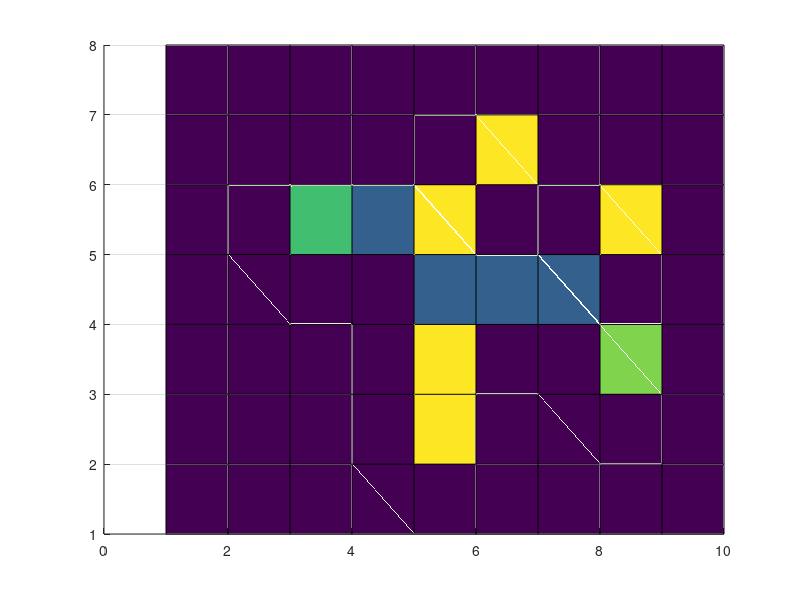

Write the MATLAB code that produced this figure.
% Simple test to attempt to get A star to work with one obstacle

%Create a "grid" of obstacles. 0 for no obstacle. 1 fo obstacle
clear all
close all

start_pos = [2,4]; %start position x,y
desired_end = [7, 2]; %desired end position

% obstacles = [0 0 0 0 0 0 0 0 0; %6
%              0 0 0 0 0 0 0 0 0; %5
%              0 0 0 0 1 0 0 0 0; %4
%              0 0 0 0 1 0 0 0 0; %3 
%              0 0 0 0 1 0 0 0 0; %2
%              0 0 0 0 0 0 0 0 0; %1
%              0 0 0 0 0 0 0 0 0]; %0 index
%            % 0 1 2 3 4 5 6 7 8

obstacles = [0 0 0 0 0 0 0 0 0; %6
             0 0 0 0 1 0 0 0 0; %5
             0 0 0 0 1 0 0 0 0; %4
             0 0 0 0 0 0 0 0 0; %3 
             0 0 0 0 1 0 0 1 0; %2
             0 0 0 0 0 1 0 0 0; %1
             0 0 0 0 0 0 0 0 0]; %0 index
           % 0 1 2 3 4 5 6 7 8

        
grid_cells = cell(size(obstacles));

x_add = [0 1 1 1 0 -1 -1 -1];
y_add = [1 1 0 -1 -1 -1 0 1];

open_list=cell(1,1); %initialize open_list as a cell structure
open_list{1,1}(1,1)=-1; %parent x
open_list{1,1}(2,1) = -1; %parent y
open_list{1,1}(3,1) = start_pos(1); %set intial x node in open list
open_list{1,1}(4,1) = start_pos(2); %set y position
open_list{1,1}(5,1) = 0; %g
open_list{1,1}(6,1) = 0;  %h
open_list{1,1}(7,1) = open_list{1,1}(5,1)+open_list{1,1}(6,1); %f score

closed_list = cell(0,1); %creat empty closed list

extract = @(C, k) cellfun(@(c)c(k), C) ; %function to extract element out of cell
solution_found = 0; %initialize our solution found flag


while isempty(open_list) == 0
    f_all = extract(open_list,7); %this is where we store our "f" value for each node
    [lowest_f low_idx] = min(f_all); %find minimum f value
    q = open_list{low_idx,1}; %make our new node to explore to be q
    open_list(low_idx,:) = []; %pop q off open list
    

    %generate q's 8 successors and set parents to q
    successors=cell(1,0); %initialize as cell
    for i=1:8
        
        successors{i,1}(1) = q(3); %set parent's x position in our new node
        successors{i,1}(2) = q(4); %set parent's y position in our new node
        successors{i,1}(3) = q(3)+x_add(i); %set successors x position
        successors{i,1}(4) = q(4)+y_add(i); %set successors y position
                        
        %check to see if successor is goal
        if (successors{i,1}(3) == desired_end(1)) && (successors{i,1}(4) == desired_end(2))
            solution_found = 1; %we got to our goal
            break;
        end

        
        %check to see if successor is an obstacle:
        %if it is, make the g score HUGE...if not assign g-score
        %note that we have to reverse y (row) indexing b/c our y axis
        %goes up and the matlab indexing scheme goes from top to bottom
        if obstacles(size(obstacles,1)-successors{i,1}(4),successors{i,1}(3)+1) == 1
            successors{i,1}(5) = q(5) + 1000000; % arbitrarily large number
        else
            %SPEED UP IDEA: just leave these as squared w/o taking
            %the square root
            %this is where you can put more weight on kinematically
            %infeasible motions
            successors{i,1}(5) = q(5) + sqrt((q(3)-successors{i,1}(3))^2 ...
                                            +(q(4)-successors{i,1}(4))^2);
                
        end
        
        %now, set h 
        %SPEED UP - just leave as squared instead of square root
        successors{i,1}(6) = sqrt((desired_end(1)-successors{i,1}(3))^2 ...
                                   +(desired_end(2)-successors{i,1}(4))^2);
        
        successors{i,1}(7) = successors{i,1}(5)+successors{i,1}(6); %set f score
        
        
        successor_position = [successors{i,1}(3) successors{i,1}(4)];
        if ~isempty(open_list) %ensure we don't access invalid index
            open_list_pos = [extract(open_list,3) extract(open_list,4)]; %get open list x,y positions
            %now we need to find out if any of the successors are on the open
            %list
            idx_on_open_list = find(ismember(open_list_pos,successor_position,'rows')==1); %return idx if true, empty if false
            
            %if this is on open list in two places, pick the one w/ lower f
            %value
            if length(idx_on_open_list)>1
                [val lower_idx] =min(extract(open_list(idx_on_open_list),7));
                idx_on_open_list = idx_on_open_list(lower_idx);
            end
        
        else
            idx_on_open_list = cell(1,0);
            
        end
        
        if ~isempty(closed_list) %ensure we don't acces invalid index
            closed_list_pos = [extract(closed_list,3) extract(closed_list,4)]; %get closed list x,y positions
            idx_on_closed_list = find(ismember(closed_list_pos,successor_position,'rows')==1);
            
            %if this is on open list in two places, pick the one w/ lower f
            %value
            if length(idx_on_closed_list)>1
                [val lower_idx] =min(extract(closed_list(idx_on_closed_list),7));
                idx_on_closed_list = idx_on_closed_list(lower_idx);
            end
        else
            idx_on_closed_list = cell(1,0);
        end
        
        
        
        if ~isempty(idx_on_open_list) %this position has appeared on open list
            if open_list{idx_on_open_list}(7) <= successors{i,1}(7)
                %then the f value on the open list is lower than the
                %f score by the proposed successor
                % so continue onto the next successor w/o adding it to
                % open list
                continue;                
            end
        end
        
        if ~isempty(idx_on_closed_list) %this position has appeared on open list
            if closed_list{idx_on_closed_list}(7) <= successors{i,1}(7)
                %then the f value on the closed list is lower than the
                %f score by the proposed successor
                % so continue onto the next successor w/o adding it to
                % open list
                continue;
            end
        end
        
        %If we get past those two continue's we'll add this successer
        %to the open list 
        open_list{end+1,1} = successors{i,1};
    end %end for each successor
                               
    closed_list{end+1,1} = q'; %push q to the closed list                           
                               

    if solution_found == 1
       %were done!
        break; 
    end

end  

final_parents = [extract(closed_list,1) extract(closed_list,2)];
final_xy = [extract(closed_list,3) extract(closed_list,4)];


%reconsruct the final path
parent_idx = length(closed_list); %start at the last node
final_path = [closed_list{end,1}(3) closed_list{end,1}(4)]; %set the first entry in final path
while final_path(end,1) ~= -1
  parent_idx = find(ismember(final_xy,final_parents(parent_idx,:),'rows')==1);
  if isempty(parent_idx)
    %got to the beginning
      break;
  end
      final_path(end+1,1:2) = [final_xy(parent_idx,1) final_xy(parent_idx,2)]; 
    
end



%PLOTTING
%  pcolor(obstacles);figure(gcf);
%  hold on
%  pcolor(start_pos(1),start_pos(2),1)

start_pos_plot = zeros(size(obstacles));
start_pos_plot(start_pos(2),start_pos(1))=0.4;
start_pos_plot=padarray(start_pos_plot,[1 1],'pre');

end_pos_plot = zeros(size(obstacles));
end_pos_plot(desired_end(2),desired_end(1))=0.8;
end_pos_plot=padarray(end_pos_plot,[1 1],'pre');

path_pos_plot = zeros(size(obstacles));
for i=1:length(final_path)
path_pos_plot(final_path(i,2),final_path(i,1))=0.3;
end
path_pos_plot=padarray(path_pos_plot,[1 1],'pre');

obstacles_plot=padarray(obstacles,[1 0],'post');
obstacles_plot=padarray(obstacles_plot,[0 1],'post');

close all
% figure;
% 
% view(2);
% hold on;
% surf(start_pos_plot,'EdgeColor',[0 0 0]);
% surf(end_pos_plot,'EdgeColor',[0 0 0]);
% surf(path_pos_plot,'EdgeColor',[0 0 0]);
% surf(obstacles_plot,'EdgeColor',[0 0 0]);

final_result =start_pos_plot+end_pos_plot+path_pos_plot+obstacles_plot;
surf(final_result)
view(2);
